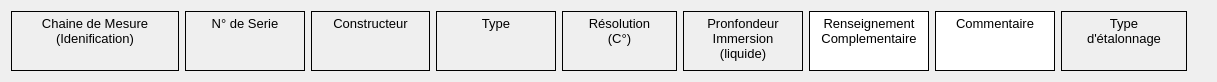
         <widget class="QWidget" name="scrollAreaWidgetContents_4">
          <property name="geometry">
           <rect>
            <x>0</x>
            <y>0</y>
            <width>1217</width>
            <height>78</height>
           </rect>
          </property>
          <property name="maximumSize">
           <size>
            <width>16777215</width>
            <height>120</height>
           </size>
          </property>
          <layout class="QGridLayout" name="gridLayout">
           <item row="0" column="3" alignment="Qt::AlignBottom">
            <widget class="QTextEdit" name="textEdit_42">
             <property name="enabled">
              <bool>false</bool>
             </property>
             <property name="minimumSize">
              <size>
               <width>119</width>
               <height>0</height>
              </size>
             </property>
             <property name="maximumSize">
              <size>
               <width>100</width>
               <height>60</height>
              </size>
             </property>
             <property name="font">
              <font>
               <pointsize>9</pointsize>
               <weight>50</weight>
               <bold>false</bold>
              </font>
             </property>
             <property name="styleSheet">
              <string notr="true">color: rgb(0, 0, 0);</string>
             </property>
             <property name="frameShape">
              <enum>QFrame::Box</enum>
             </property>
             <property name="frameShadow">
              <enum>QFrame::Plain</enum>
             </property>
             <property name="html">
              <string>&lt;!DOCTYPE HTML PUBLIC &quot;-//W3C//DTD HTML 4.0//EN&quot; &quot;http://www.w3.org/TR/REC-html40/strict.dtd&quot;&gt;
&lt;html&gt;&lt;head&gt;&lt;meta name=&quot;qrichtext&quot; content=&quot;1&quot; /&gt;&lt;style type=&quot;text/css&quot;&gt;
p, li { white-space: pre-wrap; }
&lt;/style&gt;&lt;/head&gt;&lt;body style=&quot; font-family:'MS Shell Dlg 2'; font-size:9pt; font-weight:400; font-style:normal;&quot;&gt;
&lt;p align=&quot;center&quot; style=&quot; margin-top:0px; margin-bottom:0px; margin-left:0px; margin-right:0px; -qt-block-indent:0; text-indent:0px;&quot;&gt;&lt;span style=&quot; font-size:10pt;&quot;&gt;Constructeur&lt;/span&gt;&lt;/p&gt;&lt;/body&gt;&lt;/html&gt;</string>
             </property>
            </widget>
           </item>
           <item row="0" column="7">
            <widget class="QTextEdit" name="textEdit_5">
             <property name="minimumSize">
              <size>
               <width>120</width>
               <height>0</height>
              </size>
             </property>
             <property name="maximumSize">
              <size>
               <width>100</width>
               <height>60</height>
              </size>
             </property>
             <property name="font">
              <font>
               <pointsize>9</pointsize>
               <weight>50</weight>
               <bold>false</bold>
              </font>
             </property>
             <property name="frameShape">
              <enum>QFrame::Box</enum>
             </property>
             <property name="frameShadow">
              <enum>QFrame::Plain</enum>
             </property>
             <property name="html">
              <string>&lt;!DOCTYPE HTML PUBLIC &quot;-//W3C//DTD HTML 4.0//EN&quot; &quot;http://www.w3.org/TR/REC-html40/strict.dtd&quot;&gt;
&lt;html&gt;&lt;head&gt;&lt;meta name=&quot;qrichtext&quot; content=&quot;1&quot; /&gt;&lt;style type=&quot;text/css&quot;&gt;
p, li { white-space: pre-wrap; }
&lt;/style&gt;&lt;/head&gt;&lt;body style=&quot; font-family:'MS Shell Dlg 2'; font-size:9pt; font-weight:400; font-style:normal;&quot;&gt;
&lt;p align=&quot;center&quot; style=&quot; margin-top:0px; margin-bottom:0px; margin-left:0px; margin-right:0px; -qt-block-indent:0; text-indent:0px;&quot;&gt;&lt;span style=&quot; font-size:10pt;&quot;&gt;Renseignement&lt;/span&gt;&lt;/p&gt;
&lt;p align=&quot;center&quot; style=&quot; margin-top:0px; margin-bottom:0px; margin-left:0px; margin-right:0px; -qt-block-indent:0; text-indent:0px;&quot;&gt;&lt;span style=&quot; font-size:10pt;&quot;&gt;Complementaire&lt;/span&gt;&lt;/p&gt;&lt;/body&gt;&lt;/html&gt;</string>
             </property>
            </widget>
           </item>
           <item row="0" column="5">
            <widget class="QTextEdit" name="textEdit_231">
             <property name="enabled">
              <bool>false</bool>
             </property>
             <property name="minimumSize">
              <size>
               <width>115</width>
               <height>0</height>
              </size>
             </property>
             <property name="maximumSize">
              <size>
               <width>100</width>
               <height>60</height>
              </size>
             </property>
             <property name="font">
              <font>
               <pointsize>9</pointsize>
               <weight>50</weight>
               <bold>false</bold>
              </font>
             </property>
             <property name="styleSheet">
              <string notr="true">color: rgb(0, 0, 0);</string>
             </property>
             <property name="frameShape">
              <enum>QFrame::Box</enum>
             </property>
             <property name="frameShadow">
              <enum>QFrame::Plain</enum>
             </property>
             <property name="html">
              <string>&lt;!DOCTYPE HTML PUBLIC &quot;-//W3C//DTD HTML 4.0//EN&quot; &quot;http://www.w3.org/TR/REC-html40/strict.dtd&quot;&gt;
&lt;html&gt;&lt;head&gt;&lt;meta name=&quot;qrichtext&quot; content=&quot;1&quot; /&gt;&lt;style type=&quot;text/css&quot;&gt;
p, li { white-space: pre-wrap; }
&lt;/style&gt;&lt;/head&gt;&lt;body style=&quot; font-family:'MS Shell Dlg 2'; font-size:9pt; font-weight:400; font-style:normal;&quot;&gt;
&lt;p align=&quot;center&quot; style=&quot; margin-top:0px; margin-bottom:0px; margin-left:0px; margin-right:0px; -qt-block-indent:0; text-indent:0px;&quot;&gt;&lt;span style=&quot; font-size:10pt;&quot;&gt;Résolution&lt;/span&gt;&lt;/p&gt;
&lt;p align=&quot;center&quot; style=&quot; margin-top:0px; margin-bottom:0px; margin-left:0px; margin-right:0px; -qt-block-indent:0; text-indent:0px;&quot;&gt;&lt;span style=&quot; font-size:10pt;&quot;&gt;(C°)&lt;/span&gt;&lt;/p&gt;&lt;/body&gt;&lt;/html&gt;</string>
             </property>
            </widget>
           </item>
           <item row="0" column="2">
            <widget class="QTextEdit" name="textEdit_41">
             <property name="enabled">
              <bool>false</bool>
             </property>
             <property name="minimumSize">
              <size>
               <width>120</width>
               <height>0</height>
              </size>
             </property>
             <property name="maximumSize">
              <size>
               <width>100</width>
               <height>60</height>
              </size>
             </property>
             <property name="font">
              <font>
               <pointsize>9</pointsize>
               <weight>50</weight>
               <bold>false</bold>
              </font>
             </property>
             <property name="styleSheet">
              <string notr="true">color: rgb(0, 0, 0);</string>
             </property>
             <property name="frameShape">
              <enum>QFrame::Box</enum>
             </property>
             <property name="frameShadow">
              <enum>QFrame::Plain</enum>
             </property>
             <property name="html">
              <string>&lt;!DOCTYPE HTML PUBLIC &quot;-//W3C//DTD HTML 4.0//EN&quot; &quot;http://www.w3.org/TR/REC-html40/strict.dtd&quot;&gt;
&lt;html&gt;&lt;head&gt;&lt;meta name=&quot;qrichtext&quot; content=&quot;1&quot; /&gt;&lt;style type=&quot;text/css&quot;&gt;
p, li { white-space: pre-wrap; }
&lt;/style&gt;&lt;/head&gt;&lt;body style=&quot; font-family:'MS Shell Dlg 2'; font-size:9pt; font-weight:400; font-style:normal;&quot;&gt;
&lt;p align=&quot;center&quot; style=&quot; margin-top:0px; margin-bottom:0px; margin-left:0px; margin-right:0px; -qt-block-indent:0; text-indent:0px;&quot;&gt;&lt;span style=&quot; font-size:10pt;&quot;&gt;N° de Serie&lt;/span&gt;&lt;/p&gt;&lt;/body&gt;&lt;/html&gt;</string>
             </property>
            </widget>
           </item>
           <item row="0" column="6">
            <widget class="QTextEdit" name="textEdit_232">
             <property name="enabled">
              <bool>false</bool>
             </property>
             <property name="minimumSize">
              <size>
               <width>120</width>
               <height>0</height>
              </size>
             </property>
             <property name="maximumSize">
              <size>
               <width>100</width>
               <height>60</height>
              </size>
             </property>
             <property name="font">
              <font>
               <pointsize>9</pointsize>
               <weight>50</weight>
               <bold>false</bold>
              </font>
             </property>
             <property name="styleSheet">
              <string notr="true">color: rgb(0, 0, 0);</string>
             </property>
             <property name="frameShape">
              <enum>QFrame::Box</enum>
             </property>
             <property name="frameShadow">
              <enum>QFrame::Plain</enum>
             </property>
             <property name="html">
              <string>&lt;!DOCTYPE HTML PUBLIC &quot;-//W3C//DTD HTML 4.0//EN&quot; &quot;http://www.w3.org/TR/REC-html40/strict.dtd&quot;&gt;
&lt;html&gt;&lt;head&gt;&lt;meta name=&quot;qrichtext&quot; content=&quot;1&quot; /&gt;&lt;style type=&quot;text/css&quot;&gt;
p, li { white-space: pre-wrap; }
&lt;/style&gt;&lt;/head&gt;&lt;body style=&quot; font-family:'MS Shell Dlg 2'; font-size:9pt; font-weight:400; font-style:normal;&quot;&gt;
&lt;p align=&quot;center&quot; style=&quot; margin-top:0px; margin-bottom:0px; margin-left:0px; margin-right:0px; -qt-block-indent:0; text-indent:0px;&quot;&gt;&lt;span style=&quot; font-size:10pt;&quot;&gt;Pronfondeur Immersion&lt;/span&gt;&lt;/p&gt;
&lt;p align=&quot;center&quot; style=&quot; margin-top:0px; margin-bottom:0px; margin-left:0px; margin-right:0px; -qt-block-indent:0; text-indent:0px;&quot;&gt;&lt;span style=&quot; font-size:10pt;&quot;&gt;(liquide)&lt;/span&gt;&lt;/p&gt;&lt;/body&gt;&lt;/html&gt;</string>
             </property>
            </widget>
           </item>
           <item row="0" column="8">
            <widget class="QTextEdit" name="textEdit_6">
             <property name="minimumSize">
              <size>
               <width>120</width>
               <height>0</height>
              </size>
             </property>
             <property name="maximumSize">
              <size>
               <width>100</width>
               <height>60</height>
              </size>
             </property>
             <property name="font">
              <font>
               <pointsize>9</pointsize>
               <weight>50</weight>
               <bold>false</bold>
              </font>
             </property>
             <property name="frameShape">
              <enum>QFrame::Box</enum>
             </property>
             <property name="frameShadow">
              <enum>QFrame::Plain</enum>
             </property>
             <property name="html">
              <string>&lt;!DOCTYPE HTML PUBLIC &quot;-//W3C//DTD HTML 4.0//EN&quot; &quot;http://www.w3.org/TR/REC-html40/strict.dtd&quot;&gt;
&lt;html&gt;&lt;head&gt;&lt;meta name=&quot;qrichtext&quot; content=&quot;1&quot; /&gt;&lt;style type=&quot;text/css&quot;&gt;
p, li { white-space: pre-wrap; }
&lt;/style&gt;&lt;/head&gt;&lt;body style=&quot; font-family:'MS Shell Dlg 2'; font-size:9pt; font-weight:400; font-style:normal;&quot;&gt;
&lt;p align=&quot;center&quot; style=&quot; margin-top:0px; margin-bottom:0px; margin-left:0px; margin-right:0px; -qt-block-indent:0; text-indent:0px;&quot;&gt;&lt;span style=&quot; font-size:10pt;&quot;&gt;Commentaire&lt;/span&gt;&lt;/p&gt;&lt;/body&gt;&lt;/html&gt;</string>
             </property>
            </widget>
           </item>
           <item row="0" column="1" alignment="Qt::AlignBottom">
            <widget class="QTextEdit" name="textEdit_40">
             <property name="enabled">
              <bool>false</bool>
             </property>
             <property name="minimumSize">
              <size>
               <width>168</width>
               <height>0</height>
              </size>
             </property>
             <property name="maximumSize">
              <size>
               <width>166</width>
               <height>60</height>
              </size>
             </property>
             <property name="font">
              <font>
               <pointsize>9</pointsize>
               <weight>50</weight>
               <bold>false</bold>
              </font>
             </property>
             <property name="styleSheet">
              <string notr="true">color: rgb(0, 0, 0);</string>
             </property>
             <property name="frameShape">
              <enum>QFrame::Box</enum>
             </property>
             <property name="frameShadow">
              <enum>QFrame::Plain</enum>
             </property>
             <property name="html">
              <string>&lt;!DOCTYPE HTML PUBLIC &quot;-//W3C//DTD HTML 4.0//EN&quot; &quot;http://www.w3.org/TR/REC-html40/strict.dtd&quot;&gt;
&lt;html&gt;&lt;head&gt;&lt;meta name=&quot;qrichtext&quot; content=&quot;1&quot; /&gt;&lt;style type=&quot;text/css&quot;&gt;
p, li { white-space: pre-wrap; }
&lt;/style&gt;&lt;/head&gt;&lt;body style=&quot; font-family:'MS Shell Dlg 2'; font-size:9pt; font-weight:400; font-style:normal;&quot;&gt;
&lt;p align=&quot;center&quot; style=&quot; margin-top:0px; margin-bottom:0px; margin-left:0px; margin-right:0px; -qt-block-indent:0; text-indent:0px;&quot;&gt;&lt;span style=&quot; font-size:10pt;&quot;&gt;Chaine de Mesure&lt;/span&gt;&lt;/p&gt;
&lt;p align=&quot;center&quot; style=&quot; margin-top:0px; margin-bottom:0px; margin-left:0px; margin-right:0px; -qt-block-indent:0; text-indent:0px;&quot;&gt;&lt;span style=&quot; font-size:10pt;&quot;&gt;(Idenification)&lt;/span&gt;&lt;/p&gt;&lt;/body&gt;&lt;/html&gt;</string>
             </property>
            </widget>
           </item>
           <item row="0" column="4" alignment="Qt::AlignBottom">
            <widget class="QTextEdit" name="textEdit_43">
             <property name="enabled">
              <bool>false</bool>
             </property>
             <property name="minimumSize">
              <size>
               <width>120</width>
               <height>0</height>
              </size>
             </property>
             <property name="maximumSize">
              <size>
               <width>100</width>
               <height>60</height>
              </size>
             </property>
             <property name="font">
              <font>
               <pointsize>9</pointsize>
               <weight>50</weight>
               <bold>false</bold>
              </font>
             </property>
             <property name="styleSheet">
              <string notr="true">color: rgb(0, 0, 0);</string>
             </property>
             <property name="frameShape">
              <enum>QFrame::Box</enum>
             </property>
             <property name="frameShadow">
              <enum>QFrame::Plain</enum>
             </property>
             <property name="html">
              <string>&lt;!DOCTYPE HTML PUBLIC &quot;-//W3C//DTD HTML 4.0//EN&quot; &quot;http://www.w3.org/TR/REC-html40/strict.dtd&quot;&gt;
&lt;html&gt;&lt;head&gt;&lt;meta name=&quot;qrichtext&quot; content=&quot;1&quot; /&gt;&lt;style type=&quot;text/css&quot;&gt;
p, li { white-space: pre-wrap; }
&lt;/style&gt;&lt;/head&gt;&lt;body style=&quot; font-family:'MS Shell Dlg 2'; font-size:9pt; font-weight:400; font-style:normal;&quot;&gt;
&lt;p align=&quot;center&quot; style=&quot; margin-top:0px; margin-bottom:0px; margin-left:0px; margin-right:0px; -qt-block-indent:0; text-indent:0px;&quot;&gt;&lt;span style=&quot; font-size:10pt;&quot;&gt;Type&lt;/span&gt;&lt;/p&gt;&lt;/body&gt;&lt;/html&gt;</string>
             </property>
            </widget>
           </item>
           <item row="0" column="9" alignment="Qt::AlignBottom">
            <widget class="QTextEdit" name="textEdit_233">
             <property name="enabled">
              <bool>false</bool>
             </property>
             <property name="minimumSize">
              <size>
               <width>126</width>
               <height>0</height>
              </size>
             </property>
             <property name="maximumSize">
              <size>
               <width>100</width>
               <height>60</height>
              </size>
             </property>
             <property name="font">
              <font>
               <pointsize>9</pointsize>
               <weight>50</weight>
               <bold>false</bold>
              </font>
             </property>
             <property name="styleSheet">
              <string notr="true">color: rgb(0, 0, 0);</string>
             </property>
             <property name="frameShape">
              <enum>QFrame::Box</enum>
             </property>
             <property name="frameShadow">
              <enum>QFrame::Plain</enum>
             </property>
             <property name="html">
              <string>&lt;!DOCTYPE HTML PUBLIC &quot;-//W3C//DTD HTML 4.0//EN&quot; &quot;http://www.w3.org/TR/REC-html40/strict.dtd&quot;&gt;
&lt;html&gt;&lt;head&gt;&lt;meta name=&quot;qrichtext&quot; content=&quot;1&quot; /&gt;&lt;style type=&quot;text/css&quot;&gt;
p, li { white-space: pre-wrap; }
&lt;/style&gt;&lt;/head&gt;&lt;body style=&quot; font-family:'MS Shell Dlg 2'; font-size:9pt; font-weight:400; font-style:normal;&quot;&gt;
&lt;p align=&quot;center&quot; style=&quot; margin-top:0px; margin-bottom:0px; margin-left:0px; margin-right:0px; -qt-block-indent:0; text-indent:0px;&quot;&gt;&lt;span style=&quot; font-size:10pt;&quot;&gt;Type&lt;/span&gt;&lt;/p&gt;
&lt;p align=&quot;center&quot; style=&quot; margin-top:0px; margin-bottom:0px; margin-left:0px; margin-right:0px; -qt-block-indent:0; text-indent:0px;&quot;&gt;&lt;span style=&quot; font-size:10pt;&quot;&gt;d'étalonnage&lt;/span&gt;&lt;/p&gt;&lt;/body&gt;&lt;/html&gt;</string>
             </property>
            </widget>
           </item>
           <item row="0" column="10">
            <spacer name="horizontalSpacer">
             <property name="orientation">
              <enum>Qt::Horizontal</enum>
             </property>
             <property name="sizeType">
              <enum>QSizePolicy::Fixed</enum>
             </property>
             <property name="sizeHint" stdset="0">
              <size>
               <width>11</width>
               <height>0</height>
              </size>
             </property>
            </spacer>
           </item>
           <item row="0" column="0">
            <spacer name="horizontalSpacer_2">
             <property name="orientation">
              <enum>Qt::Horizontal</enum>
             </property>
             <property name="sizeType">
              <enum>QSizePolicy::Fixed</enum>
             </property>
             <property name="sizeHint" stdset="0">
              <size>
               <width>0</width>
               <height>0</height>
              </size>
             </property>
            </spacer>
           </item>
          </layout>
         </widget>
